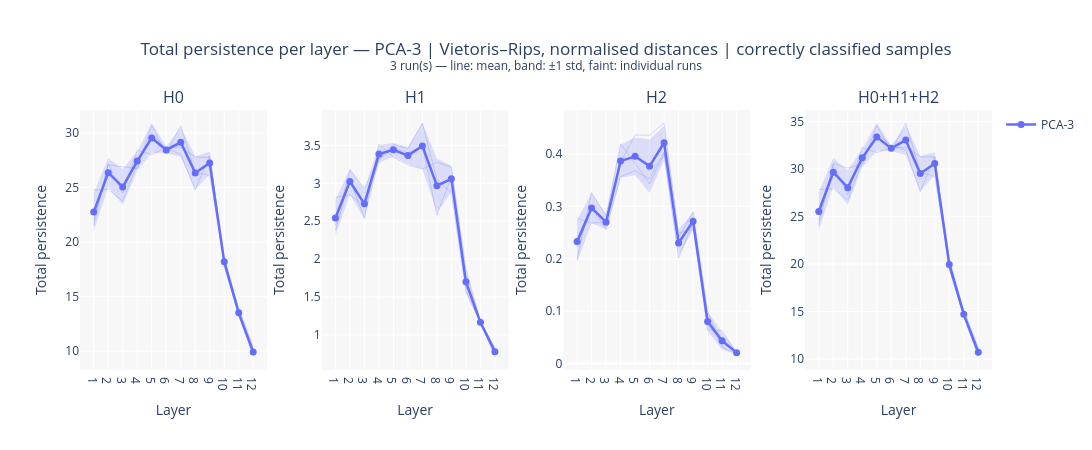
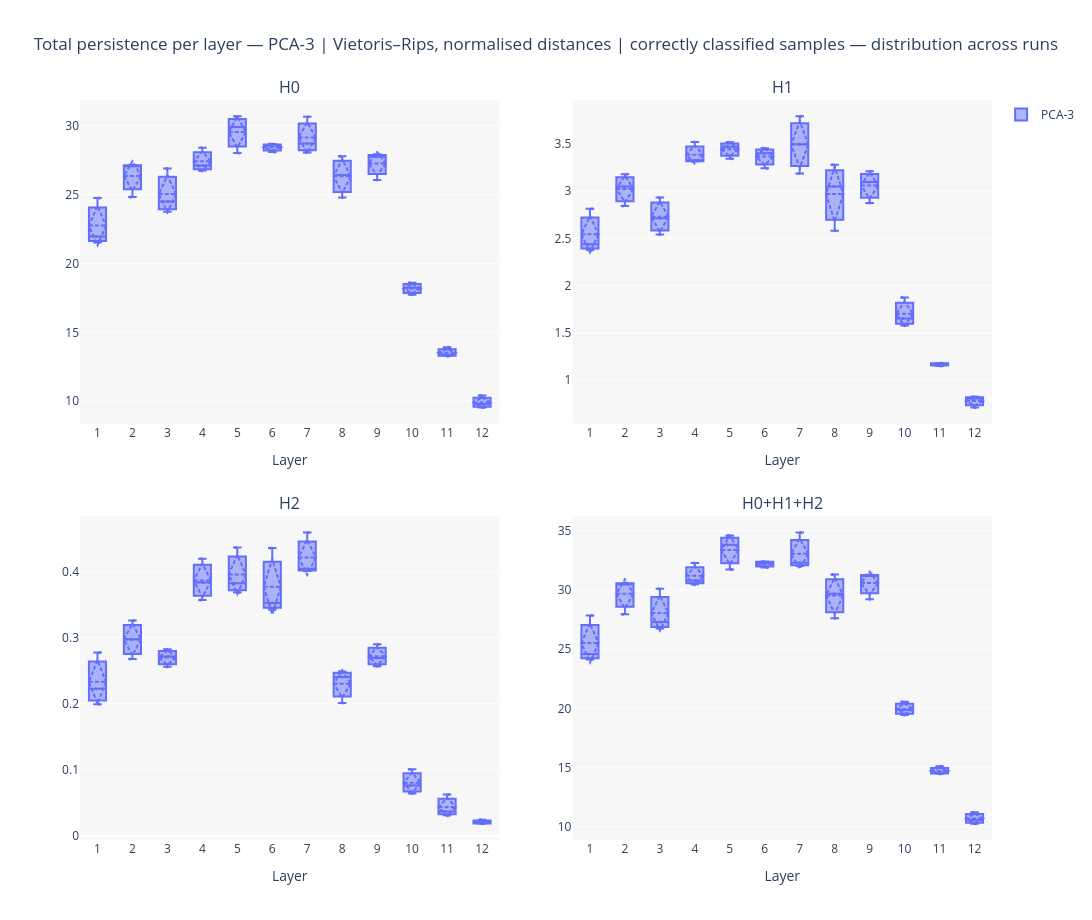

Notebook cell for these charts, in order:
### Markdown cell above
### C.2 Total persistence across runs
For every run (fresh sample, fresh projection) and layer: the total persistence (sum of finite bar
lengths) of each H<sub>k</sub> and of their sum. Also the **median pairwise distance** of the projected
points, as a scale check: with unnormalised VR distances, total persistence grows with the scale of
the point cloud for that reason alone.

Cost: `N_RUNS × layers` persistence computations. H2 on several hundred points takes a while.

### Code cell
n_runs = len(runs)
tp     = {f'H{d}': np.zeros((n_runs, len(ANALYSIS_LAYERS))) for d in HOM_DIMS}
scale  = np.zeros((n_runs, len(ANALYSIS_LAYERS)))

for r in range(n_runs):
    t0 = time.time()
    for j, l in enumerate(ANALYSIS_LAYERS):
        res = ph_for_run(r, l)
        for d in HOM_DIMS:
            tp[f'H{d}'][r, j] = total_persistence(res['dgms'][d])
        scale[r, j] = res['median_dist']
    print(f"Run {r + 1}/{n_runs} (seed {runs[r]['seed']}) done in {time.time() - t0:.1f}s")

tp['+'.join(tp)] = sum(tp[f'H{d}'] for d in HOM_DIMS)    # e.g. 'H0+H1+H2'

ph_data    = {PROJ_LABEL: tp}
ph_summary = report_multirun(ph_data, ANALYSIS_LAYERS,
                             f'Total persistence per layer — {PROJ_LABEL} | {FILT_LABEL} | {SUBSET_LABEL}',
                             y_titles=['Total persistence'] * len(tp))
# ph_summary holds all statistics (mean, std, SEM, 95% CI, median, min, max, CV), e.g.
# ph_summary.to_csv('ph_summary.csv')

### Figure 1 — Plotly figure (JSON) as saved in the notebook; plotly's stock layout.template omitted (floating-point values rounded to 4 significant figures)
{"data": [{"hoverinfo": "skip", "legendgroup": "PCA-3", "line": {"color": "#636EFA", "width": 0.8}, "mode": "lines", "opacity": 0.3, "showlegend": false, "type": "scatter", "x": [1, 2, 3, 4, 5, 6, 7, 8, 9, 10, 11, 12], "xaxis": "x", "y": [21.53, 27.14, 24.49, 28.41, 28.03, 28.67, 28.71, 27.79, 27.76, 18.59, 13.91, 10.41], "yaxis": "y"}, {"hoverinfo": "skip", "legendgroup": "PCA-3", "line": {"color": "#636EFA", "width": 0.8}, "mode": "lines", "opacity": 0.3, "showlegend": false, "type": "scatter", "x": [1, 2, 3, 4, 5, 6, 7, 8, 9, 10, 11, 12], "xaxis": "x", "y": [21.96, 27.09, 26.9, 26.74, 30.69, 28.09, 30.66, 26.43, 26.07, 18.23, 13.29, 9.538], "yaxis": "y"}, {"hoverinfo": "skip", "legendgroup": "PCA-3", "line": {"color": "#636EFA", "width": 0.8}, "mode": "lines", "opacity": 0.3, "showlegend": false, "type": "scatter", "x": [1, 2, 3, 4, 5, 6, 7, 8, 9, 10, 11, 12], "xaxis": "x", "y": [24.76, 24.84, 23.76, 27.11, 29.91, 28.57, 28.06, 24.78, 27.93, 17.73, 13.34, 9.792], "yaxis": "y"}, {"fill": "toself", "fillcolor": "rgba(99,110,250,0.2)", "hoverinfo": "skip", "legendgroup": "PCA-3", "line": {"width": 0}, "mode": "lines", "showlegend": false, "type": "scatter", "x": [1, 2, 3, 4, 5, 6, 7, 8, 9, 10, 11, 12, 12, 11, 10, 9, 8, 7, 6, 5, 4, 3, 2, 1], "xaxis": "x", "y": [24.5, 27.67, 26.69, 28.3, 30.91, 28.75, 30.5, 27.84, 28.28, 18.62, 13.86, 10.36, 9.464, 13.17, 17.75, 26.22, 24.83, 27.79, 28.14, 28.17, 26.55, 23.41, 25.04, 21.0], "yaxis": "y"}, {"customdata": [[1.752, 21.53, 24.76], [1.317, 24.84, 27.14], [1.641, 23.76, 26.9], [0.875, 26.74, 28.41], [1.372, 28.03, 30.69], [0.3096, 28.09, 28.67], [1.353, 28.06, 30.66], [1.508, 24.78, 27.79], [1.027, 26.07, 27.93], [0.4321, 17.73, 18.59], [0.3469, 13.29, 13.91], [0.4501, 9.538, 10.41]], "hovertemplate": "Layer %{x}<br>mean %{y:.4g} ± %{customdata[0]:.3g}<br>min %{customdata[1]:.4g} · max %{customdata[2]:.4g}<extra>PCA-3</extra>", "legendgroup": "PCA-3", "line": {"color": "#636EFA", "width": 2.5}, "marker": {"size": 7}, "mode": "lines+markers", "name": "PCA-3", "showlegend": true, "type": "scatter", "x": [1, 2, 3, 4, 5, 6, 7, 8, 9, 10, 11, 12], "xaxis": "x", "y": [22.75, 26.36, 25.05, 27.42, 29.54, 28.45, 29.14, 26.33, 27.25, 18.19, 13.52, 9.914], "yaxis": "y"}, {"hoverinfo": "skip", "legendgroup": "PCA-3", "line": {"color": "#636EFA", "width": 0.8}, "mode": "lines", "opacity": 0.3, "showlegend": false, "type": "scatter", "x": [1, 2, 3, 4, 5, 6, 7, 8, 9, 10, 11, 12], "xaxis": "x2", "y": [2.377, 3.048, 2.54, 3.521, 3.344, 3.243, 3.188, 3.279, 3.21, 1.874, 1.178, 0.8211], "yaxis": "y2"}, {"hoverinfo": "skip", "legendgroup": "PCA-3", "line": {"color": "#636EFA", "width": 0.8}, "mode": "lines", "opacity": 0.3, "showlegend": false, "type": "scatter", "x": [1, 2, 3, 4, 5, 6, 7, 8, 9, 10, 11, 12], "xaxis": "x2", "y": [2.438, 3.18, 2.934, 3.324, 3.517, 3.453, 3.794, 3.048, 2.874, 1.575, 1.169, 0.7067], "yaxis": "y2"}, {"hoverinfo": "skip", "legendgroup": "PCA-3", "line": {"color": "#636EFA", "width": 0.8}, "mode": "lines", "opacity": 0.3, "showlegend": false, "type": "scatter", "x": [1, 2, 3, 4, 5, 6, 7, 8, 9, 10, 11, 12], "xaxis": "x2", "y": [2.813, 2.843, 2.713, 3.313, 3.47, 3.402, 3.498, 2.58, 3.096, 1.651, 1.146, 0.8041], "yaxis": "y2"}, {"fill": "toself", "fillcolor": "rgba(99,110,250,0.2)", "hoverinfo": "skip", "legendgroup": "PCA-3", "line": {"width": 0}, "mode": "lines", "showlegend": false, "type": "scatter", "x": [1, 2, 3, 4, 5, 6, 7, 8, 9, 10, 11, 12, 12, 11, 10, 9, 8, 7, 6, 5, 4, 3, 2, 1], "xaxis": "x2", "y": [2.779, 3.193, 2.926, 3.503, 3.533, 3.476, 3.796, 3.325, 3.231, 1.856, 1.181, 0.839, 0.7156, 1.148, 1.545, 2.889, 2.613, 3.19, 3.256, 3.354, 3.269, 2.531, 2.854, 2.306], "yaxis": "y2"}, {"customdata": [[0.2364, 2.377, 2.813], [0.1699, 2.843, 3.18], [0.1975, 2.54, 2.934], [0.1172, 3.313, 3.521], [0.08934, 3.344, 3.517], [0.1097, 3.243, 3.453], [0.3031, 3.188, 3.794], [0.3563, 2.58, 3.279], [0.1706, 2.874, 3.21], [0.1554, 1.575, 1.874], [0.01657, 1.146, 1.178], [0.06169, 0.7067, 0.8211]], "hovertemplate": "Layer %{x}<br>mean %{y:.4g} ± %{customdata[0]:.3g}<br>min %{customdata[1]:.4g} · max %{customdata[2]:.4g}<extra>PCA-3</extra>", "legendgroup": "PCA-3", "line": {"color": "#636EFA", "width": 2.5}, "marker": {"size": 7}, "mode": "lines+markers", "name": "PCA-3", "showlegend": false, "type": "scatter", "x": [1, 2, 3, 4, 5, 6, 7, 8, 9, 10, 11, 12], "xaxis": "x2", "y": [2.543, 3.024, 2.729, 3.386, 3.444, 3.366, 3.493, 2.969, 3.06, 1.7, 1.164, 0.7773], "yaxis": "y2"}, {"hoverinfo": "skip", "legendgroup": "PCA-3", "line": {"color": "#636EFA", "width": 0.8}, "mode": "lines", "opacity": 0.3, "showlegend": false, "type": "scatter", "x": [1, 2, 3, 4, 5, 6, 7, 8, 9, 10, 11, 12], "xaxis": "x3", "y": [0.2225, 0.2974, 0.2557, 0.3567, 0.3681, 0.3521, 0.4041, 0.2403, 0.2898, 0.1007, 0.03135, 0.01824], "yaxis": "y3"}, {"hoverinfo": "skip", "legendgroup": "PCA-3", "line": {"color": "#636EFA", "width": 0.8}, "mode": "lines", "opacity": 0.3, "showlegend": false, "type": "scatter", "x": [1, 2, 3, 4, 5, 6, 7, 8, 9, 10, 11, 12], "xaxis": "x3", "y": [0.199, 0.326, 0.2824, 0.4191, 0.3821, 0.3426, 0.4007, 0.2011, 0.269, 0.07635, 0.03703, 0.0242], "yaxis": "y3"}, {"hoverinfo": "skip", "legendgroup": "PCA-3", "line": {"color": "#636EFA", "width": 0.8}, "mode": "lines", "opacity": 0.3, "showlegend": false, "type": "scatter", "x": [1, 2, 3, 4, 5, 6, 7, 8, 9, 10, 11, 12], "xaxis": "x3", "y": [0.2775, 0.2677, 0.2714, 0.3832, 0.4364, 0.4354, 0.459, 0.2488, 0.2565, 0.06417, 0.06269, 0.01998], "yaxis": "y3"}, {"fill": "toself", "fillcolor": "rgba(99,110,250,0.2)", "hoverinfo": "skip", "legendgroup": "PCA-3", "line": {"width": 0}, "mode": "lines", "showlegend": false, "type": "scatter", "x": [1, 2, 3, 4, 5, 6, 7, 8, 9, 10, 11, 12, 12, 11, 10, 9, 8, 7, 6, 5, 4, 3, 2, 1], "xaxis": "x3", "y": [0.2733, 0.3262, 0.2833, 0.4176, 0.4316, 0.4278, 0.454, 0.2555, 0.2886, 0.09898, 0.06039, 0.02387, 0.01774, 0.02699, 0.06181, 0.2549, 0.2046, 0.3886, 0.3256, 0.3594, 0.355, 0.2564, 0.2679, 0.1927], "yaxis": "y3"}, {"customdata": [[0.0403, 0.199, 0.2775], [0.02914, 0.2677, 0.326], [0.01344, 0.2557, 0.2824], [0.03129, 0.3567, 0.4191], [0.03606, 0.3681, 0.4364], [0.05107, 0.3426, 0.4354], [0.03273, 0.4007, 0.459], [0.02544, 0.2011, 0.2488], [0.01682, 0.2565, 0.2898], [0.01859, 0.06417, 0.1007], [0.0167, 0.03135, 0.06269], [0.003063, 0.01824, 0.0242]], "hovertemplate": "Layer %{x}<br>mean %{y:.4g} ± %{customdata[0]:.3g}<br>min %{customdata[1]:.4g} · max %{customdata[2]:.4g}<extra>PCA-3</extra>", "legendgroup": "PCA-3", "line": {"color": "#636EFA", "width": 2.5}, "marker": {"size": 7}, "mode": "lines+markers", "name": "PCA-3", "showlegend": false, "type": "scatter", "x": [1, 2, 3, 4, 5, 6, 7, 8, 9, 10, 11, 12], "xaxis": "x3", "y": [0.233, 0.297, 0.2699, 0.3863, 0.3955, 0.3767, 0.4213, 0.2301, 0.2718, 0.0804, 0.04369, 0.02081], "yaxis": "y3"}, {"hoverinfo": "skip", "legendgroup": "PCA-3", "line": {"color": "#636EFA", "width": 0.8}, "mode": "lines", "opacity": 0.3, "showlegend": false, "type": "scatter", "x": [1, 2, 3, 4, 5, 6, 7, 8, 9, 10, 11, 12], "xaxis": "x4", "y": [24.13, 30.49, 27.29, 32.29, 31.74, 32.27, 32.3, 31.31, 31.26, 20.57, 15.12, 11.25], "yaxis": "y4"}, {"hoverinfo": "skip", "legendgroup": "PCA-3", "line": {"color": "#636EFA", "width": 0.8}, "mode": "lines", "opacity": 0.3, "showlegend": false, "type": "scatter", "x": [1, 2, 3, 4, 5, 6, 7, 8, 9, 10, 11, 12], "xaxis": "x4", "y": [24.6, 30.59, 30.11, 30.49, 34.59, 31.89, 34.86, 29.68, 29.21, 19.88, 14.49, 10.27], "yaxis": "y4"}, {"hoverinfo": "skip", "legendgroup": "PCA-3", "line": {"color": "#636EFA", "width": 0.8}, "mode": "lines", "opacity": 0.3, "showlegend": false, "type": "scatter", "x": [1, 2, 3, 4, 5, 6, 7, 8, 9, 10, 11, 12], "xaxis": "x4", "y": [27.85, 27.95, 26.74, 30.81, 33.81, 32.41, 32.02, 27.61, 31.28, 19.45, 14.55, 10.62], "yaxis": "y4"}, {"fill": "toself", "fillcolor": "rgba(99,110,250,0.2)", "hoverinfo": "skip", "legendgroup": "PCA-3", "line": {"width": 0}, "mode": "lines", "showlegend": false, "type": "scatter", "x": [1, 2, 3, 4, 5, 6, 7, 8, 9, 10, 11, 12, 12, 11, 10, 9, 8, 7, 6, 5, 4, 3, 2, 1], "xaxis": "x4", "y": [27.55, 31.18, 29.86, 32.15, 34.86, 32.46, 34.62, 31.39, 31.77, 20.53, 15.07, 11.21, 10.21, 14.38, 19.4, 29.4, 27.68, 31.5, 31.92, 31.91, 30.23, 26.24, 28.18, 23.5], "yaxis": "y4"}, {"customdata": [[2.026, 24.13, 27.85], [1.5, 27.95, 30.59], [1.808, 26.74, 30.11], [0.9604, 30.49, 32.29], [1.476, 31.74, 34.59], [0.2691, 31.89, 32.41], [1.563, 32.02, 34.86], [1.855, 27.61, 31.31], [1.187, 29.21, 31.28], [0.5648, 19.45, 20.57], [0.3482, 14.49, 15.12], [0.4987, 10.27, 11.25]], "hovertemplate": "Layer %{x}<br>mean %{y:.4g} ± %{customdata[0]:.3g}<br>min %{customdata[1]:.4g} · max %{customdata[2]:.4g}<extra>PCA-3</extra>", "legendgroup": "PCA-3", "line": {"color": "#636EFA", "width": 2.5}, "marker": {"size": 7}, "mode": "lines+markers", "name": "PCA-3", "showlegend": false, "type": "scatter", "x": [1, 2, 3, 4, 5, 6, 7, 8, 9, 10, 11, 12], "xaxis": "x4", "y": [25.53, 29.68, 28.05, 31.19, 33.38, 32.19, 33.06, 29.53, 30.58, 19.97, 14.72, 10.71], "yaxis": "y4"}], "layout": {"annotations": [{"font": {"size": 16}, "showarrow": false, "text": "H0", "x": 0.1025, "xanchor": "center", "xref": "paper", "y": 1, "yanchor": "bottom", "yref": "paper"}, {"font": {"size": 16}, "showarrow": false, "text": "H1", "x": 0.3675, "xanchor": "center", "xref": "paper", "y": 1, "yanchor": "bottom", "yref": "paper"}, {"font": {"size": 16}, "showarrow": false, "text": "H2", "x": 0.6325, "xanchor": "center", "xref": "paper", "y": 1, "yanchor": "bottom", "yref": "paper"}, {"font": {"size": 16}, "showarrow": false, "text": "H0+H1+H2", "x": 0.8975, "xanchor": "center", "xref": "paper", "y": 1, "yanchor": "bottom", "yref": "paper"}], "height": 450, "legend": {"x": 1.01, "xanchor": "left", "y": 1}, "margin": {"t": 110}, "plot_bgcolor": "#f7f7f7", "title": {"text": "Total persistence per layer — PCA-3 | Vietoris–Rips, normalised distances | correctly classified samples<br><sup>3 run(s) — line: mean, band: ±1 std, faint: individual runs</sup>", "x": 0.5, "xanchor": "center"}, "width": 1520, "xaxis": {"anchor": "y", "domain": [0, 0.205], "tickmode": "array", "tickvals": [1, 2, 3, 4, 5, 6, 7, 8, 9, 10, 11, 12], "title": {"text": "Layer"}}, "xaxis2": {"anchor": "y2", "domain": [0.265, 0.47], "tickmode": "array", "tickvals": [1, 2, 3, 4, 5, 6, 7, 8, 9, 10, 11, 12], "title": {"text": "Layer"}}, "xaxis3": {"anchor": "y3", "domain": [0.53, 0.735], "tickmode": "array", "tickvals": [1, 2, 3, 4, 5, 6, 7, 8, 9, 10, 11, 12], "title": {"text": "Layer"}}, "xaxis4": {"anchor": "y4", "domain": [0.795, 1], "tickmode": "array", "tickvals": [1, 2, 3, 4, 5, 6, 7, 8, 9, 10, 11, 12], "title": {"text": "Layer"}}, "yaxis": {"anchor": "x", "domain": [0, 1], "title": {"text": "Total persistence"}}, "yaxis2": {"anchor": "x2", "domain": [0, 1], "title": {"text": "Total persistence"}}, "yaxis3": {"anchor": "x3", "domain": [0, 1], "title": {"text": "Total persistence"}}, "yaxis4": {"anchor": "x4", "domain": [0, 1], "title": {"text": "Total persistence"}}}}

### Figure 2 — Plotly figure (JSON) as saved in the notebook; plotly's stock layout.template omitted (floating-point values rounded to 4 significant figures)
{"data": [{"boxmean": "sd", "boxpoints": "all", "jitter": 0.3, "legendgroup": "PCA-3", "marker": {"color": "#636EFA", "size": 3}, "name": "PCA-3", "offsetgroup": "PCA-3", "pointpos": 0, "showlegend": true, "type": "box", "x": [1, 2, 3, 4, 5, 6, 7, 8, 9, 10, 11, 12, 1, 2, 3, 4, 5, 6, 7, 8, 9, 10, 11, 12, 1, 2, 3, 4, 5, 6, 7, 8, 9, 10, 11, 12], "xaxis": "x", "y": [21.53, 27.14, 24.49, 28.41, 28.03, 28.67, 28.71, 27.79, 27.76, 18.59, 13.91, 10.41, 21.96, 27.09, 26.9, 26.74, 30.69, 28.09, 30.66, 26.43, 26.07, 18.23, 13.29, 9.538, 24.76, 24.84, 23.76, 27.11, 29.91, 28.57, 28.06, 24.78, 27.93, 17.73, 13.34, 9.792], "yaxis": "y"}, {"boxmean": "sd", "boxpoints": "all", "jitter": 0.3, "legendgroup": "PCA-3", "marker": {"color": "#636EFA", "size": 3}, "name": "PCA-3", "offsetgroup": "PCA-3", "pointpos": 0, "showlegend": false, "type": "box", "x": [1, 2, 3, 4, 5, 6, 7, 8, 9, 10, 11, 12, 1, 2, 3, 4, 5, 6, 7, 8, 9, 10, 11, 12, 1, 2, 3, 4, 5, 6, 7, 8, 9, 10, 11, 12], "xaxis": "x2", "y": [2.377, 3.048, 2.54, 3.521, 3.344, 3.243, 3.188, 3.279, 3.21, 1.874, 1.178, 0.8211, 2.438, 3.18, 2.934, 3.324, 3.517, 3.453, 3.794, 3.048, 2.874, 1.575, 1.169, 0.7067, 2.813, 2.843, 2.713, 3.313, 3.47, 3.402, 3.498, 2.58, 3.096, 1.651, 1.146, 0.8041], "yaxis": "y2"}, {"boxmean": "sd", "boxpoints": "all", "jitter": 0.3, "legendgroup": "PCA-3", "marker": {"color": "#636EFA", "size": 3}, "name": "PCA-3", "offsetgroup": "PCA-3", "pointpos": 0, "showlegend": false, "type": "box", "x": [1, 2, 3, 4, 5, 6, 7, 8, 9, 10, 11, 12, 1, 2, 3, 4, 5, 6, 7, 8, 9, 10, 11, 12, 1, 2, 3, 4, 5, 6, 7, 8, 9, 10, 11, 12], "xaxis": "x3", "y": [0.2225, 0.2974, 0.2557, 0.3567, 0.3681, 0.3521, 0.4041, 0.2403, 0.2898, 0.1007, 0.03135, 0.01824, 0.199, 0.326, 0.2824, 0.4191, 0.3821, 0.3426, 0.4007, 0.2011, 0.269, 0.07635, 0.03703, 0.0242, 0.2775, 0.2677, 0.2714, 0.3832, 0.4364, 0.4354, 0.459, 0.2488, 0.2565, 0.06417, 0.06269, 0.01998], "yaxis": "y3"}, {"boxmean": "sd", "boxpoints": "all", "jitter": 0.3, "legendgroup": "PCA-3", "marker": {"color": "#636EFA", "size": 3}, "name": "PCA-3", "offsetgroup": "PCA-3", "pointpos": 0, "showlegend": false, "type": "box", "x": [1, 2, 3, 4, 5, 6, 7, 8, 9, 10, 11, 12, 1, 2, 3, 4, 5, 6, 7, 8, 9, 10, 11, 12, 1, 2, 3, 4, 5, 6, 7, 8, 9, 10, 11, 12], "xaxis": "x4", "y": [24.13, 30.49, 27.29, 32.29, 31.74, 32.27, 32.3, 31.31, 31.26, 20.57, 15.12, 11.25, 24.6, 30.59, 30.11, 30.49, 34.59, 31.89, 34.86, 29.68, 29.21, 19.88, 14.49, 10.27, 27.85, 27.95, 26.74, 30.81, 33.81, 32.41, 32.02, 27.61, 31.28, 19.45, 14.55, 10.62], "yaxis": "y4"}], "layout": {"annotations": [{"font": {"size": 16}, "showarrow": false, "text": "H0", "x": 0.23, "xanchor": "center", "xref": "paper", "y": 1, "yanchor": "bottom", "yref": "paper"}, {"font": {"size": 16}, "showarrow": false, "text": "H1", "x": 0.77, "xanchor": "center", "xref": "paper", "y": 1, "yanchor": "bottom", "yref": "paper"}, {"font": {"size": 16}, "showarrow": false, "text": "H2", "x": 0.23, "xanchor": "center", "xref": "paper", "y": 0.4375, "yanchor": "bottom", "yref": "paper"}, {"font": {"size": 16}, "showarrow": false, "text": "H0+H1+H2", "x": 0.77, "xanchor": "center", "xref": "paper", "y": 0.4375, "yanchor": "bottom", "yref": "paper"}], "boxmode": "group", "height": 920, "legend": {"x": 1.01, "xanchor": "left", "y": 1}, "plot_bgcolor": "#f7f7f7", "title": {"text": "Total persistence per layer — PCA-3 | Vietoris–Rips, normalised distances | correctly classified samples — distribution across runs", "x": 0.5, "xanchor": "center"}, "width": 1650, "xaxis": {"anchor": "y", "domain": [0, 0.46], "tickmode": "array", "tickvals": [1, 2, 3, 4, 5, 6, 7, 8, 9, 10, 11, 12], "title": {"text": "Layer"}}, "xaxis2": {"anchor": "y2", "domain": [0.54, 1], "tickmode": "array", "tickvals": [1, 2, 3, 4, 5, 6, 7, 8, 9, 10, 11, 12], "title": {"text": "Layer"}}, "xaxis3": {"anchor": "y3", "domain": [0, 0.46], "tickmode": "array", "tickvals": [1, 2, 3, 4, 5, 6, 7, 8, 9, 10, 11, 12], "title": {"text": "Layer"}}, "xaxis4": {"anchor": "y4", "domain": [0.54, 1], "tickmode": "array", "tickvals": [1, 2, 3, 4, 5, 6, 7, 8, 9, 10, 11, 12], "title": {"text": "Layer"}}, "yaxis": {"anchor": "x", "domain": [0.5625, 1]}, "yaxis2": {"anchor": "x2", "domain": [0.5625, 1]}, "yaxis3": {"anchor": "x3", "domain": [0, 0.4375]}, "yaxis4": {"anchor": "x4", "domain": [0, 0.4375]}}}
